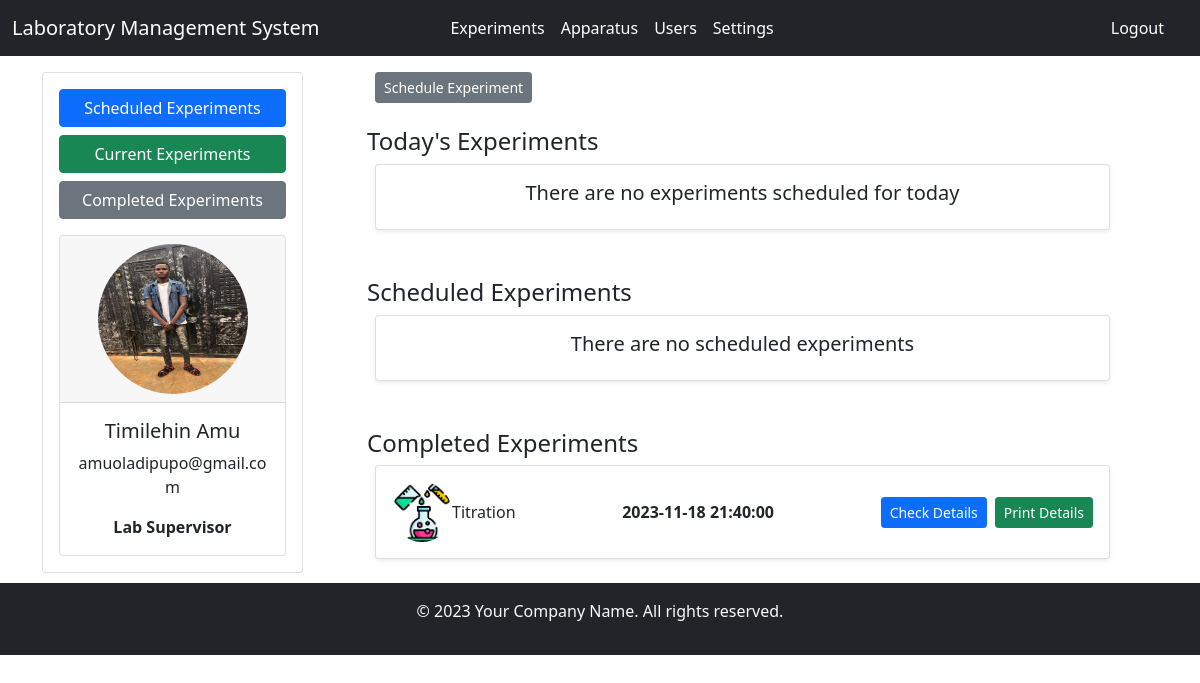
Page /templates/dashboard.php (signed in) on the committed database.
### tables this page shows
CREATE TABLE `users` (
  `id` int(10) NOT NULL,
  `name` varchar(100) NOT NULL,
  `email` varchar(100) NOT NULL,
  `phone` varchar(100) NOT NULL,
  `gender` text NOT NULL,
  `image` varchar(100) NOT NULL,
  `position` varchar(100) NOT NULL,
  `password` varchar(100) NOT NULL,
  `created_at` datetime NOT NULL,
  `updated_at` datetime NOT NULL DEFAULT current_timestamp()
);

CREATE TABLE `experiments` (
  `id` int(10) NOT NULL,
  `name` varchar(100) NOT NULL,
  `image` varchar(100) NOT NULL,
  `duration` int(10) NOT NULL,
  `date` date NOT NULL,
  `time` time NOT NULL,
  `adder_id` int(10) NOT NULL,
  `status` text NOT NULL DEFAULT 'pending',
  `created_at` datetime NOT NULL,
  `updated_at` datetime NOT NULL DEFAULT current_timestamp()
);

### middleware/objects.php (called while the page is built, shortened)
<?php
class Objects {
    public $query;
    public $connect;
    public $statement;
    function __construct(){
        $this->host = "localhost";
        $this->user = "root";
        $this->pass = "";
        $this->dbms = "laboratory";
        $this->connect = mysqli_connect($this->host, $this->user, $this->pass, $this->dbms);
    }
    function execute_query(){
        $this->statement = mysqli_query($this->connect, $this->query);
        return true;
    }
    function total_rows(){
        $this->execute_query();
        return mysqli_num_rows($this->statement);
    }
    function query_result(){
        $this->execute_query();
        return mysqli_fetch_assoc($this->statement);
    }
    function query_all(){
        $this->execute_query();
        return mysqli_fetch_all($this->statement, MYSQLI_ASSOC);
    }
}
?>

### templates/dashboard.php (the view, shortened to what this page needs)
<?php
include("../middleware/auth_header.php");
$date = date("Y-m-d");
$time = date("H:i:s");
$objects->query = "DELETE FROM experiments WHERE (date < '$date' AND status = 'pending')";
$objects->execute_query();
?>
<main>
    <div class="container">
        <div class="row">
            <div class="col-md-3">
                <div class="card mt-3">
                    <div class="card-body">
                        <button class="btn btn-primary btn-block w-100 mb-2">Scheduled Experiments</button>
                        <button class="btn btn-success btn-block w-100 mb-2">Current Experiments</button>
                        <button class="btn btn-secondary btn-block w-100">Completed Experiments</button>
                        <div class="card mt-3">
                            <div class="card-header text-center">
                                <img src="../images/users/<?php echo $user["image"];?>" class="rounded-circle" width="150" height="150" alt="User Image">
                            </div>
                            <div class="card-body text-center">
                                <h5 class="card-title"><?php echo $user["name"];?></h5>
                                <p class="card-text"><?php echo $user["email"];?></p>
                                <p class="card-text"><strong><?php echo $user["position"];?></strong></p>
                            </div>
                        </div>
                    </div>
                </div>
            </div>
            <div class="col-md-9 scrollable-container"  style="max-height: 80vh; overflow-y: scroll;">
            <a href="add_experiment.php" class="btn btn-secondary btn-sm mt-3 ms-5">Schedule Experiment</a>
                <div class="container mb-4" id="current">
                    <h4 class="ps-3 pt-4">Today's Experiments</h4>
                    <div class="container-fluid">
                        <?php
                            $objects->query = "SELECT * FROM experiments WHERE (date = '$date' AND status = 'pending')";
                            $experiments = $objects->query_all();
                            if(count($experiments) > 0){
                                foreach($experiments as $experiment){
                                    $experiment_time = $experiment["time"];
                                    $experiment_id = $experiment["id"];
                                    $experiment_duration = $experiment["duration"];
                                    $edited_exp_end = new DateTime($experiment_time);
                                    $edited_exp_end->modify("+". $experiment_duration . " minutes");
                                    $experiment_end_time = $edited_exp_end->format("H:i:s");
                                    if($time >= $experiment_time && $time < $experiment_end_time){ ?>
                                        <div class="card mb-3 shadow-sm p-3 d-flex align-items-center">
                                            <div class="d-flex justify-content-between align-items-center w-100">
                                                <div class="d-flex align-items-center">
                                                    <img src="../images/experiments/<?php echo $experiment["image"];?>" alt="experiment" class="img-fluid rounded-circle" width="60"> &nbsp; &nbsp;
                                                    <span class="ml-2"><?php echo $experiment["name"];?></span>
                                                </div>
                                                <div class="d-flex"><h6><?php echo $experiment["duration"];?> minutes</h6></div>
                                                <div class="d-flex">
                                                    <a class="btn btn-primary btn-sm me-2" href="experiment.php?experiment_id=<?php echo $experiment["id"];?>">Start</a>
                                                </div>
                                            </div>
                                        </div>
                                   <?php }elseif($time < $experiment_time){ ?>
                                        <div class="card mb-3 shadow-sm p-3 d-flex align-items-center">
                                            <div class="d-flex justify-content-between align-items-center w-100">
                                                <div class="d-flex align-items-center">
                                                    <img src="../images/experiments/<?php echo $experiment["image"];?>" alt="experiment" class="img-fluid rounded-circle" width="60"> &nbsp; &nbsp;
                                                    <span class="ml-2"><?php echo $experiment["name"];?></span>
                                                </div>
                                                <div class="text-center mx-4">
                                                    <b><?php echo $experiment["time"];?></b>
                                                </div>
                                                <div class="d-flex">
                                                    <a href="set_experiment.php?experiment_id=<?php echo $experiment["id"];?>" class="btn btn-success btn-sm me-2">Settings</a>
                                                    <button class="btn btn-danger btn-sm" data-id="<?php echo $experiment["id"];?>">Delete</button>
                                                </div>
                                            </div>
                                        </div>
                                    <?php
                                   }elseif($time > $experiment_end_time){
                                    $objects->query = "DELETE FROM experiments WHERE id = '$experiment_id'";
                                    $objects->execute_query();
                                   }
                                }
                            }else{ ?>
                                <div class="card mb-3 shadow-sm p-3 d-flex align-items-center">
                                    <h5 class="text-center">There are no experiments scheduled for today</h5>
                                </div>
                           <?php }
                        ?>
                    </div>
                </div>
                <div class="container mb-4" id="scheduled">
                    <h4 class="ps-3 pt-4">Scheduled Experiments</h4>
                    <div class="container-fluid">
                        <?php
                            $objects->query = "SELECT * FROM experiments WHERE date > '$date' AND status = 'pending'";
                            if($objects->total_rows() > 0){
                                $experiments = $objects->query_all();
                                foreach($experiments as $experiment){ ?>
                                    <div class="card mb-3 shadow-sm p-3 d-flex align-items-center">
                                        <div class="d-flex justify-content-between align-items-center w-100">
                                            <div class="d-flex align-items-center">
                                                <img src="../images/experiments/<?php echo $experiment["image"];?>" alt="experiment" class="img-fluid rounded-circle" width="60"> &nbsp; &nbsp;
                                                <span class="ml-2"><?php echo $experiment["name"];?></span>
                                            </div>
                                            <div class="text-center mx-4">
                                                <b><?php echo $experiment["date"];?> <?php echo $experiment["time"];?></b>
                                            </div>
                                            <div class="d-flex">
                                                <a href="set_experiment.php?experiment_id=<?php echo $experiment["id"];?>" class="btn btn-success btn-sm me-2">Settings</a>
                                                <button class="btn btn-danger btn-sm" data-id="<?php echo $experiment["id"];?>">Delete</button>
                                            </div>
                                        </div>
                                    </div>
                        <?php   }
                            }else{ ?>
                                <div class="card mb-3 shadow-sm p-3 d-flex align-items-center">
                                    <h5 class="text-center">There are no scheduled experiments</h5>
                                </div>
                           <?php }
                        ?>
                    </div>
                </div>
                <div class="container mb-4" id="completed">
                    <h4 class="ps-3 pt-4">Completed Experiments</h4>
                    <div class="container-fluid">
                        <?php
                            $objects->query = "SELECT * FROM experiments WHERE status = 'completed'";
                            if($objects->total_rows() > 0){
                                $experiments = $objects->query_all();
                                foreach($experiments as $experiment){ ?>
                                    <div class="card mb-3 shadow-sm p-3 d-flex align-items-center">
                                        <div class="d-flex justify-content-between align-items-center w-100">
                                            <div class="d-flex align-items-center">
                                                <img src="../images/experiments/<?php echo $experiment["image"] ?>" alt="experiment" class="img-fluid rounded-circle" width="60">
                                                <span class="ml-2"><?php echo $experiment["name"] ?></span>
                                            </div>
                                            <div class="text-center mx-4">
                                                <b><?php echo $experiment["date"] ?> <?php echo $experiment["time"] ?></b>
                                            </div>
                                            <div class="d-flex">
                                                <a class="btn btn-primary btn-sm me-2" href="check_details.php?experiment_id=<?php echo $experiment["id"] ?>">Check Details</a>
                                                <a class="btn btn-success btn-sm" href="print_experiment.php?experiment_id=<?php echo $experiment["id"] ?>">Print Details</a>
                                            </div>
                                        </div>
                                    </div>
                        <?php   }
                            }else{ ?>
                                <div class="card mb-3 shadow-sm p-3 d-flex align-items-center">
                                    <h5 class="text-center">There are no completed experiments</h5>
                                </div>
                           <?php }
                        ?>
                    </div>
                </div>
            </div>
        </div>
    </div>
</main>
<?php include("../middleware/footer.php");?>

### rows in the picture
users: image (picture), name "Timilehin Amu", email "amuoladipupo@gmail.com", position "Lab Supervisor"
experiments: image (picture), name "Titration", date "2023-11-18", time "21:40:00"
